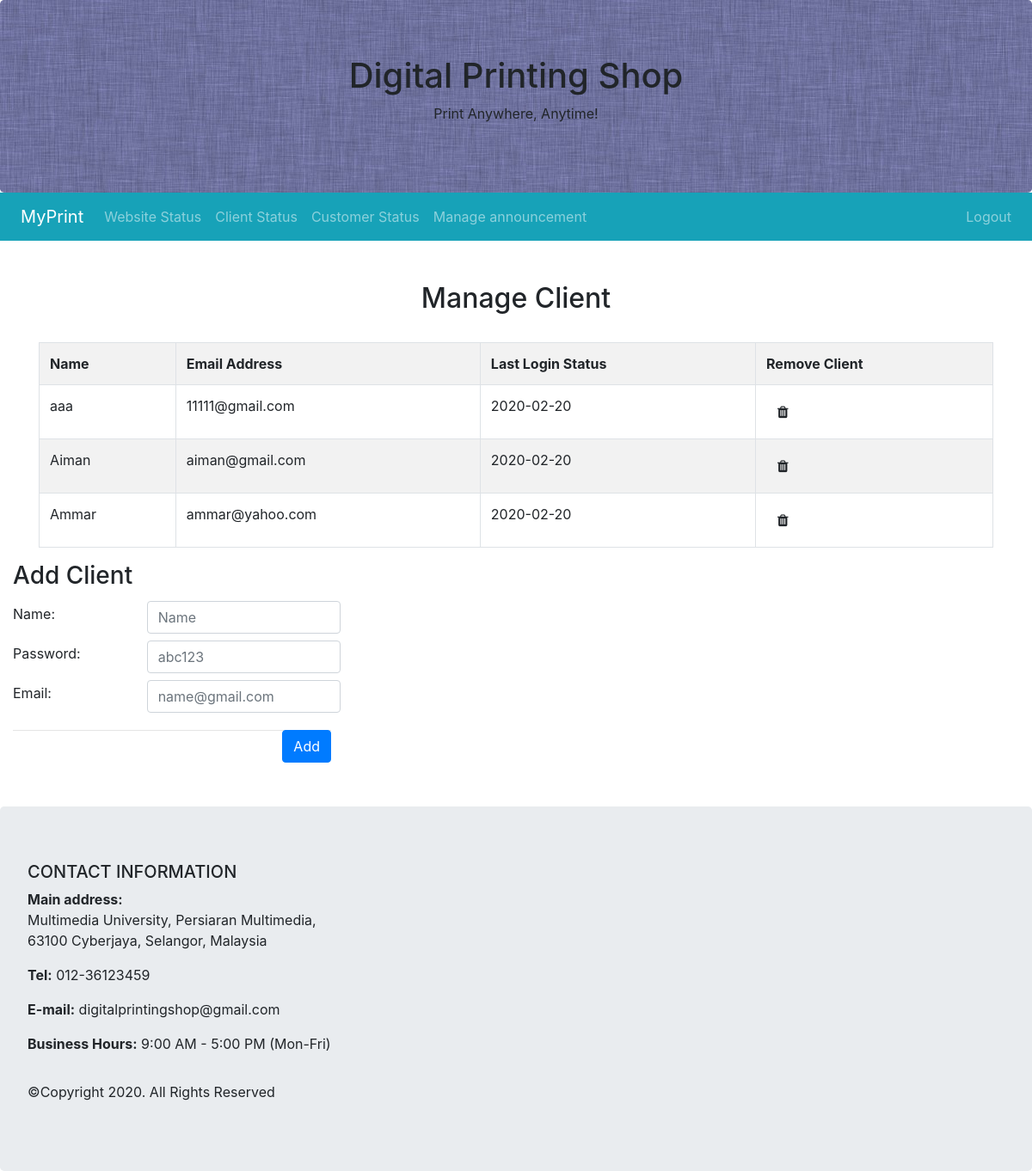
The page /admin/manage_client.php (signed in) on the database its author committed.
### tables this page shows
CREATE TABLE `user` (
  `ID` varchar(255) NOT NULL,
  `Password` varchar(255) DEFAULT NULL,
  `Role` varchar(255) DEFAULT NULL,
  `Last_Login` date DEFAULT NULL,
  `Date_Join` date DEFAULT NULL,
  `Name` varchar(255) DEFAULT NULL,
  `Email` varchar(255) DEFAULT NULL,
  `Image` varchar(255) DEFAULT NULL
);

### admin/manage_client.php (the view, shortened to what this page needs)
<?php
	require_once "../include/connection-config.inc.php";
	$sql = "SELECT * FROM User WHERE Role = 'client'";
	$result = mysqli_query($conn, $sql);
?>
<!DOCTYPE html>
<html lang="en">
<head>
	<link rel="stylesheet" href="https://maxcdn.bootstrapcdn.com/bootstrap/4.4.1/css/bootstrap.min.css" />
	<link rel="stylesheet" type="text/css" href="admin.css">
	<link rel="stylesheet" href="https://cdnjs.cloudflare.com/ajax/libs/font-awesome/4.7.0/css/font-awesome.min.css">
</head>
<body>
	<br><br>
	<div class=" text-center mb-0 d-none d-sm-block">
		<h2>Manage Client</h2>
	</div>
	<div class="tab-content">
		<div id="description" class="container tab-pane active"><br>
			<div class="table-responsive-sm">
				<table class="table table-striped table-bordered">
     <tr>
	 <th>Name</th>
	 <th>Email Address</th>
	 <th>Last Login Status</th>
	 <th>Remove Client</th>
	 </tr>
	<?php while($row = mysqli_fetch_assoc($result)):?>
	<tr>
	<td><?php echo $row["Name"]; ?></td>
	<td><?php echo $row["Email"];?>  </td>
	<td><?php echo $row["Last_Login"];?> </td>
	<td><a href=<?php echo "'deleteClient.php?id=".$row['ID']."'"; ?>><button class="btn"><i class="fa fa-trash"></i></button></a></td>
	</tr>
	<?php endwhile;
	mysqli_close($conn); ?>
	 </table>
	 </div>
	 </div>
	 </div>
	<div class="col-md-4 ">
		<h3>Add Client</h3>
		<form method="post" action="addClient.php">
			<div class="form-group row">
				<label for="nameID" class="col-sm-5 col-form-label">Name:</label>
				<div class="col-sm-7 p-1">
					<input type="text" class="form-control" id="nameID" name="name" placeholder="Name">
				</div>
				<label for="passwordID" class="col-sm-5 col-form-label">Password:</label>
				<div class="col-sm-7 p-1">
					<input type="password" class="form-control" id="passwordID" name="password" placeholder="abc123">
				</div>
				<label for="emailID" class="col-sm-5 col-form-label">Email:</label>
				<div class="col-sm-7 p-1">
					<input type="email" class="form-control" id="emailID" name="email" placeholder="name@gmail.com">
				</div>
			</div>
			<button type="submit" class="btn btn-primary float-right">Add</button>
			<hr class="d-block">
		</form><br>
	</div>
	<br><br>
</body>
</html>

### admin/admin.css (style rules this page uses)
.headerImage { background-image: url("../img/background.jpg"); }

### rows shown on the page
user: Name "aaa", Email "11111@gmail.com", Last_Login "2020-02-20"
user: Name "Aiman", Email "aiman@gmail.com", Last_Login "2020-02-20"
user: Name "Ammar", Email "ammar@yahoo.com", Last_Login "2020-02-20"
